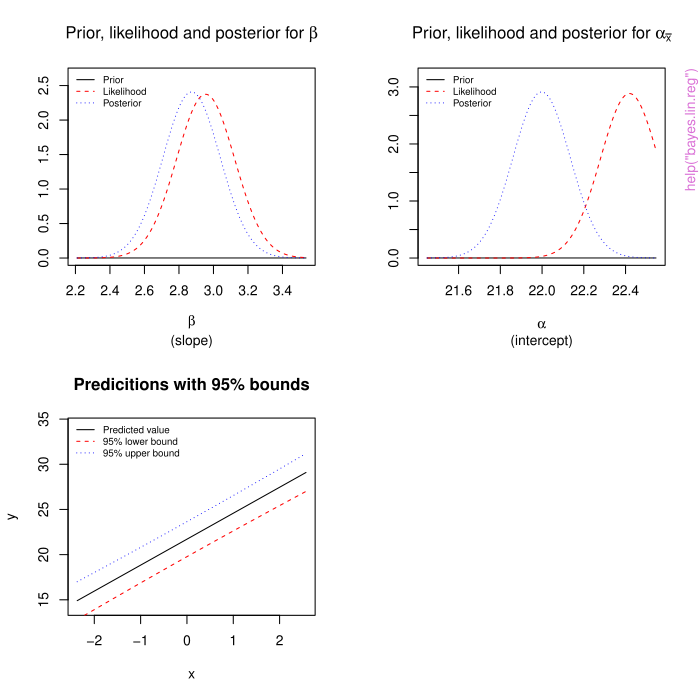

Write the R code that produced this figure.
pkgname <- "Bolstad"
source(file.path(R.home("share"), "R", "examples-header.R"))
options(warn = 1)
base::assign(".ExTimings", "Bolstad-Ex.timings", pos = 'CheckExEnv')
base::cat("name\tuser\tsystem\telapsed\n", file=base::get(".ExTimings", pos = 'CheckExEnv'))
base::assign(".format_ptime",
function(x) {
  if(!is.na(x[4L])) x[1L] <- x[1L] + x[4L]
  if(!is.na(x[5L])) x[2L] <- x[2L] + x[5L]
  options(OutDec = '.')
  format(x[1L:3L], digits = 7L)
},
pos = 'CheckExEnv')

### * </HEADER>
library('Bolstad')

base::assign(".oldSearch", base::search(), pos = 'CheckExEnv')
cleanEx()
nameEx("bayes.lin.reg")
### * bayes.lin.reg

flush(stderr()); flush(stdout())

base::assign(".ptime", proc.time(), pos = "CheckExEnv")
### Name: bayes.lin.reg
### Title: Bayesian inference for simple linear regression
### Aliases: bayes.lin.reg
### Keywords: misc

### ** Examples


## generate some data from a known model, where the true value of the
## intercept alpha is 2, the true value of the slope beta is 3, and the
## errors come from a normal(0,1) distribution
x = rnorm(50)
y = 22+3*x+rnorm(50)

## use the function with a flat prior for the slope beta and a
## flat prior for the intercept, alpha_xbar.

bayes.lin.reg(y,x)

## use the function with a normal(0,3) prior for the slope beta and a
## normal(30,10) prior for the intercept, alpha_xbar.

bayes.lin.reg(y,x,"n","n",0,3,30,10)

## use the same data but plot it and the credible interval

bayes.lin.reg(y,x,"n","n",0,3,30,10, plot.data = TRUE)

## The heart rate vs. O2 uptake example 14.1
O2 = c(0.47,0.75,0.83,0.98,1.18,1.29,1.40,1.60,1.75,1.90,2.23)
HR = c(94,96,94,95,104,106,108,113,115,121,131)
plot(HR,O2,xlab="Heart Rate",ylab="Oxygen uptake (Percent)")

bayes.lin.reg(O2,HR,"n","f",0,1,sigma=0.13)

## Repeat the example but obtain predictions for HR = 100 and 110

bayes.lin.reg(O2,HR,"n","f",0,1,sigma=0.13,pred.x=c(100,110))




base::assign(".dptime", (proc.time() - get(".ptime", pos = "CheckExEnv")), pos = "CheckExEnv")
base::cat("bayes.lin.reg", base::get(".format_ptime", pos = 'CheckExEnv')(get(".dptime", pos = "CheckExEnv")), "\n", file=base::get(".ExTimings", pos = 'CheckExEnv'), append=TRUE, sep="\t")
cleanEx()
nameEx("bayes.lm")
### * bayes.lm

flush(stderr()); flush(stdout())

base::assign(".ptime", proc.time(), pos = "CheckExEnv")
### Name: bayes.lm
### Title: Bayesian inference for multiple linear regression
### Aliases: bayes.lm
### Keywords: misc

### ** Examples

data(bears)
bears = subset(bears, Obs.No==1)
bears = bears[,-c(1,2,3,11,12)]
bears = bears[ ,c(7, 1:6)]
bears$Sex = bears$Sex - 1
log.bears = data.frame(log.Weight = log(bears$Weight), bears[,2:7])

b0 = rep(0, 7)
V0 = diag(rep(1e6,7))

fit = bayes.lm(log(Weight)~Sex+Head.L+Head.W+Neck.G+Length+Chest.G, data = bears,
               prior = list(b0 = b0, V0 = V0))
summary(fit)
print(fit)


## Dobson (1990) Page 9: Plant Weight Data:
ctl <- c(4.17,5.58,5.18,6.11,4.50,4.61,5.17,4.53,5.33,5.14)
trt <- c(4.81,4.17,4.41,3.59,5.87,3.83,6.03,4.89,4.32,4.69)
group <- gl(2, 10, 20, labels = c("Ctl","Trt"))
weight <- c(ctl, trt)

lm.D9 <- lm(weight ~ group)
bayes.D9 <- bayes.lm(weight ~ group)

summary(lm.D9)
summary(bayes.D9)




base::assign(".dptime", (proc.time() - get(".ptime", pos = "CheckExEnv")), pos = "CheckExEnv")
base::cat("bayes.lm", base::get(".format_ptime", pos = 'CheckExEnv')(get(".dptime", pos = "CheckExEnv")), "\n", file=base::get(".ExTimings", pos = 'CheckExEnv'), append=TRUE, sep="\t")
cleanEx()
nameEx("bayes.t.test")
### * bayes.t.test

flush(stderr()); flush(stdout())

base::assign(".ptime", proc.time(), pos = "CheckExEnv")
### Name: bayes.t.test
### Title: Bayesian t-test
### Aliases: bayes.t.test bayes.t.test.default bayes.t.test.formula

### ** Examples

bayes.t.test(1:10, y = c(7:20))      # P = .3.691e-01

## Same example but with using the joint conjugate prior
## We set the prior means equal (and it doesn't matter what the value is)
## the prior precision is 0.01, which is a prior standard deviation of 10
## we're saying the true difference of the means is between [-25.7, 25.7]
## with probability equal to 0.99. The median value for the prior on sigma is 2
## and we're using a scaled inverse chi-squared prior with 1 degree of freedom
bayes.t.test(1:10, y = c(7:20), var.equal = TRUE, prior = "joint.conj", 
             m = c(0,0), n0 =  rep(0.01, 2), sig.med = 2)

##' Same example but with a large outlier. Note the assumption of equal variances isn't sensible
bayes.t.test(1:10, y = c(7:20, 200)) # P = .1979    -- NOT significant anymore

## Classical example: Student's sleep data
plot(extra ~ group, data = sleep)

## Traditional interface
with(sleep, bayes.t.test(extra[group == 1], extra[group == 2]))

## Formula interface
bayes.t.test(extra ~ group, data = sleep)



base::assign(".dptime", (proc.time() - get(".ptime", pos = "CheckExEnv")), pos = "CheckExEnv")
base::cat("bayes.t.test", base::get(".format_ptime", pos = 'CheckExEnv')(get(".dptime", pos = "CheckExEnv")), "\n", file=base::get(".ExTimings", pos = 'CheckExEnv'), append=TRUE, sep="\t")
cleanEx()
nameEx("bears")
### * bears

flush(stderr()); flush(stdout())

base::assign(".ptime", proc.time(), pos = "CheckExEnv")
### Name: bears
### Title: bears
### Aliases: bears
### Keywords: datasets

### ** Examples


data(bears)
boxplot(Weight~Sex, data = bears)




base::assign(".dptime", (proc.time() - get(".ptime", pos = "CheckExEnv")), pos = "CheckExEnv")
base::cat("bears", base::get(".format_ptime", pos = 'CheckExEnv')(get(".dptime", pos = "CheckExEnv")), "\n", file=base::get(".ExTimings", pos = 'CheckExEnv'), append=TRUE, sep="\t")
cleanEx()
nameEx("binobp")
### * binobp

flush(stderr()); flush(stdout())

base::assign(".ptime", proc.time(), pos = "CheckExEnv")
### Name: binobp
### Title: Binomial sampling with a beta prior
### Aliases: binobp
### Keywords: misc

### ** Examples


## simplest call with 6 successes observed in 8 trials and a beta(1,1) uniform
## prior
binobp(6,8)

## 6 successes observed in 8 trials and a non-uniform beta(0.5,6) prior
binobp(6,8,0.5,6)

## 4 successes observed in 12 trials with a non uniform beta(3,3) prior
## plot the stored prior, likelihood and posterior
results = binobp(4, 12, 3, 3)
decomp(results)





base::assign(".dptime", (proc.time() - get(".ptime", pos = "CheckExEnv")), pos = "CheckExEnv")
base::cat("binobp", base::get(".format_ptime", pos = 'CheckExEnv')(get(".dptime", pos = "CheckExEnv")), "\n", file=base::get(".ExTimings", pos = 'CheckExEnv'), append=TRUE, sep="\t")
cleanEx()
nameEx("binodp")
### * binodp

flush(stderr()); flush(stdout())

base::assign(".ptime", proc.time(), pos = "CheckExEnv")
### Name: binodp
### Title: Binomial sampling with a discrete prior
### Aliases: binodp
### Keywords: misc

### ** Examples


## simplest call with 6 successes observed in 8 trials and a uniform prior
binodp(6,8)

## same as previous example but with more possibilities for pi
binodp(6, 8, n.pi = 100)

## 6 successes, 8 trials and a non-uniform discrete prior
pi = seq(0, 1, by = 0.01)
pi.prior = runif(101)
pi.prior = sort(pi.prior / sum(pi.prior))
binodp(6, 8, pi, pi.prior)

## 5 successes, 6 trials, non-uniform prior
pi = c(0.3, 0.4, 0.5)
pi.prior = c(0.2, 0.3, 0.5)
results = binodp(5, 6, pi, pi.prior)

## plot the results from the previous example using a side-by-side barplot
results.matrix = rbind(results$pi.prior,results$posterior)
colnames(results.matrix) = pi
barplot(results.matrix, col = c("red", "blue"), beside = TRUE,
	      xlab = expression(pi), ylab=expression(Probability(pi)))
box()
legend("topleft", bty = "n", cex = 0.7, 
       legend = c("Prior", "Posterior"), fill = c("red", "blue"))




base::assign(".dptime", (proc.time() - get(".ptime", pos = "CheckExEnv")), pos = "CheckExEnv")
base::cat("binodp", base::get(".format_ptime", pos = 'CheckExEnv')(get(".dptime", pos = "CheckExEnv")), "\n", file=base::get(".ExTimings", pos = 'CheckExEnv'), append=TRUE, sep="\t")
cleanEx()
nameEx("binogcp")
### * binogcp

flush(stderr()); flush(stdout())

base::assign(".ptime", proc.time(), pos = "CheckExEnv")
### Name: binogcp
### Title: Binomial sampling with a general continuous prior
### Aliases: binogcp
### Keywords: misc

### ** Examples


## simplest call with 6 successes observed in 8 trials and a continuous
## uniform prior
binogcp(6, 8)

## 6 successes, 8 trials and a Beta(2, 2) prior
binogcp(6, 8,density = "beta", params = c(2, 2))

## 5 successes, 10 trials and a N(0.5, 0.25) prior
binogcp(5, 10, density = "normal", params = c(0.5, 0.25))

## 4 successes, 12 trials with a user specified triangular continuous prior
pi = seq(0, 1,by = 0.001)
pi.prior = rep(0, length(pi))
priorFun = createPrior(x = c(0, 0.5, 1), wt = c(0, 2, 0))
pi.prior = priorFun(pi)
results = binogcp(4, 12, "user", pi = pi, pi.prior = pi.prior)

## find the posterior CDF using the previous example and Simpson's rule
myCdf = cdf(results)
plot(myCdf, type = "l", xlab = expression(pi[0]),
	   ylab = expression(Pr(pi <= pi[0])))

## use the quantile function to find the 95% credible region.
qtls = quantile(results, probs = c(0.025, 0.975))
cat(paste("Approximate 95% credible interval : ["
	, round(qtls[1], 4), " ", round(qtls, 4), "]\n", sep = ""))

## find the posterior mean, variance and std. deviation
## using the output from the previous example
post.mean = mean(results)
post.var = var(results)
post.sd = sd(results)

# calculate an approximate 95% credible region using the posterior mean and
# std. deviation
lb = post.mean - qnorm(0.975) * post.sd
ub = post.mean + qnorm(0.975) * post.sd

cat(paste("Approximate 95% credible interval : ["
	, round(lb, 4), " ", round(ub, 4), "]\n", sep = ""))




base::assign(".dptime", (proc.time() - get(".ptime", pos = "CheckExEnv")), pos = "CheckExEnv")
base::cat("binogcp", base::get(".format_ptime", pos = 'CheckExEnv')(get(".dptime", pos = "CheckExEnv")), "\n", file=base::get(".ExTimings", pos = 'CheckExEnv'), append=TRUE, sep="\t")
cleanEx()
nameEx("binomixp")
### * binomixp

flush(stderr()); flush(stdout())

base::assign(".ptime", proc.time(), pos = "CheckExEnv")
### Name: binomixp
### Title: Binomial sampling with a beta mixture prior
### Aliases: binomixp
### Keywords: misc

### ** Examples


## simplest call with 6 successes observed in 8 trials and a 50:50 mix
## of two beta(1,1) uniform priors
binomixp(6,8)

## 6 successes observed in 8 trials and a 20:80 mix of a non-uniform
## beta(0.5,6) prior and a uniform beta(1,1) prior
binomixp(6,8,alpha0=c(0.5,6),alpha1=c(1,1),p=0.2)

## 4 successes observed in 12 trials with a 90:10 non uniform beta(3,3) prior
## and a non uniform beta(4,12).
## Plot the stored prior, likelihood and posterior
results = binomixp(4,12,c(3,3),c(4,12),0.9)$mix

par(mfrow=c(3,1))
y.lims = c(0,1.1*max(results$posterior,results$prior))

plot(results$pi,results$prior,ylim=y.lims,type="l"
	,xlab=expression(pi),ylab="Density",main="Prior")
polygon(results$pi,results$prior,col="red")

plot(results$pi,results$likelihood,type="l"
	,xlab=expression(pi),ylab="Density",main="Likelihood")
polygon(results$pi,results$likelihood,col="green")

plot(results$pi,results$posterior,ylim=y.lims,type="l"
	,xlab=expression(pi),ylab="Density",main="Posterior")
polygon(results$pi,results$posterior,col="blue")







base::assign(".dptime", (proc.time() - get(".ptime", pos = "CheckExEnv")), pos = "CheckExEnv")
base::cat("binomixp", base::get(".format_ptime", pos = 'CheckExEnv')(get(".dptime", pos = "CheckExEnv")), "\n", file=base::get(".ExTimings", pos = 'CheckExEnv'), append=TRUE, sep="\t")
graphics::par(get("par.postscript", pos = 'CheckExEnv'))
cleanEx()
nameEx("decomp")
### * decomp

flush(stderr()); flush(stdout())

base::assign(".ptime", proc.time(), pos = "CheckExEnv")
### Name: decomp
### Title: Plot the prior, likelihood, and posterior on the same plot.
### Aliases: decomp
### Keywords: plots

### ** Examples


# an example with a binomial sampling situation
results = binobp(4, 12, 3, 3, plot = FALSE)
decomp(results)

# an example with normal data
y = c(2.99,5.56,2.83,3.47)
results = normnp(y, 3, 2, 1, plot = FALSE)
decomp(results)




base::assign(".dptime", (proc.time() - get(".ptime", pos = "CheckExEnv")), pos = "CheckExEnv")
base::cat("decomp", base::get(".format_ptime", pos = 'CheckExEnv')(get(".dptime", pos = "CheckExEnv")), "\n", file=base::get(".ExTimings", pos = 'CheckExEnv'), append=TRUE, sep="\t")
cleanEx()
nameEx("mean.Bolstad")
### * mean.Bolstad

flush(stderr()); flush(stdout())

base::assign(".ptime", proc.time(), pos = "CheckExEnv")
### Name: mean.Bolstad
### Title: Calculate the posterior mean
### Aliases: mean.Bolstad

### ** Examples

# The useful of this method is really highlighted when we have a general 
# continuous prior. In this example we are interested in the posterior mean of 
# an normal mean. Our prior is triangular over [-3, 3]
set.seed(123)
x = rnorm(20, -0.5, 1)
mu = seq(-3, 3, by = 0.001)
mu.prior = rep(0, length(mu))
mu.prior[mu <= 0] = 1 / 3 + mu[mu <= 0] / 9
mu.prior[mu > 0] = 1 / 3 - mu[mu > 0] / 9
results = normgcp(x, 1, density = "user", mu = mu, mu.prior = mu.prior)
mean(results)



base::assign(".dptime", (proc.time() - get(".ptime", pos = "CheckExEnv")), pos = "CheckExEnv")
base::cat("mean.Bolstad", base::get(".format_ptime", pos = 'CheckExEnv')(get(".dptime", pos = "CheckExEnv")), "\n", file=base::get(".ExTimings", pos = 'CheckExEnv'), append=TRUE, sep="\t")
cleanEx()
nameEx("normdp")
### * normdp

flush(stderr()); flush(stdout())

base::assign(".ptime", proc.time(), pos = "CheckExEnv")
### Name: normdp
### Title: Bayesian inference on a normal mean with a discrete prior
### Aliases: normdp
### Keywords: misc

### ** Examples


## generate a sample of 20 observations from a N(-0.5,1) population
x = rnorm(20,-0.5,1)

## find the posterior density with a uniform prior on mu
normdp(x,1)

## find the posterior density with a non-uniform prior on mu
mu = seq(-3,3,by=0.1)
mu.prior = runif(length(mu))
mu.prior = sort(mu.prior/sum(mu.prior))
normdp(x,1,mu,mu.prior)

## Let mu have the discrete distribution with 5 possible
## values, 2, 2.5, 3, 3.5 and 4, and associated prior probability of
## 0.1, 0.2, 0.4, 0.2, 0.1 respectively. Find the posterior
## distribution after a drawing random sample of n = 5 observations
## from a N(mu,1) distribution y = [1.52, 0.02, 3.35, 3.49, 1.82]
mu = seq(2,4,by=0.5)
mu.prior = c(0.1,0.2,0.4,0.2,0.1)
y = c(1.52,0.02,3.35,3.49,1.82)
normdp(y,1,mu,mu.prior)




base::assign(".dptime", (proc.time() - get(".ptime", pos = "CheckExEnv")), pos = "CheckExEnv")
base::cat("normdp", base::get(".format_ptime", pos = 'CheckExEnv')(get(".dptime", pos = "CheckExEnv")), "\n", file=base::get(".ExTimings", pos = 'CheckExEnv'), append=TRUE, sep="\t")
cleanEx()
nameEx("normgcp")
### * normgcp

flush(stderr()); flush(stdout())

base::assign(".ptime", proc.time(), pos = "CheckExEnv")
### Name: normgcp
### Title: Bayesian inference on a normal mean with a general continuous
###   prior
### Aliases: normgcp
### Keywords: misc

### ** Examples


## generate a sample of 20 observations from a N(-0.5,1) population
x = rnorm(20,-0.5,1)

## find the posterior density with a uniform U[-3,3] prior on mu
normgcp(x, 1, params = c(-3, 3))

## find the posterior density with a non-uniform prior on mu
mu = seq(-3, 3, by = 0.1)
mu.prior = rep(0, length(mu))
mu.prior[mu <= 0] = 1 / 3 + mu[mu <= 0] /9
mu.prior[mu > 0] = 1 / 3 - mu[mu > 0] / 9
normgcp(x, 1, density = "user", mu = mu, mu.prior = mu.prior)

## find the CDF for the previous example and plot it
## Note the syntax for sintegral has changed
results = normgcp(x,1,density="user",mu=mu,mu.prior=mu.prior)
cdf = sintegral(mu,results$posterior,n.pts=length(mu))$cdf
plot(cdf,type="l",xlab=expression(mu[0])
             ,ylab=expression(Pr(mu<=mu[0])))

## use the CDF for the previous example to find a 95%
## credible interval for mu. Thanks to John Wilkinson for this simplified code

lcb = cdf$x[with(cdf,which.max(x[y<=0.025]))]
ucb = cdf$x[with(cdf,which.max(x[y<=0.975]))]
cat(paste("Approximate 95% credible interval : ["
           ,round(lcb,4)," ",round(ucb,4),"]\n",sep=""))

## use the CDF from the previous example to find the posterior mean
## and std. deviation
dens = mu*results$posterior
post.mean = sintegral(mu,dens)$value

dens = (mu-post.mean)^2*results$posterior
post.var = sintegral(mu,dens)$value
post.sd = sqrt(post.var)

## use the mean and std. deviation from the previous example to find
## an approximate 95% credible interval
lb = post.mean-qnorm(0.975)*post.sd
ub = post.mean+qnorm(0.975)*post.sd


cat(paste("Approximate 95% credible interval : ["
   ,round(lb,4)," ",round(ub,4),"]\n",sep=""))

## repeat the last example but use the new summary functions for the posterior
results = normgcp(x, 1, density = "user", mu = mu, mu.prior = mu.prior)

## use the cdf function to get the cdf and plot it
postCDF = cdf(results) ## note this is a function
plot(results$mu, postCDF(results$mu), type="l", xlab = expression(mu[0]),
     ylab = expression(Pr(mu <= mu[0])))

## use the quantile function to get a 95% credible interval
ci = quantile(results, c(0.025, 0.975))
ci

## use the mean and sd functions to get the posterior mean and standard deviation
postMean = mean(results)
postSD = sd(results)
postMean
postSD

## use the mean and std. deviation from the previous example to find
## an approximate 95% credible interval
ciApprox = postMean + c(-1,1) * qnorm(0.975) * postSD
ciApprox




base::assign(".dptime", (proc.time() - get(".ptime", pos = "CheckExEnv")), pos = "CheckExEnv")
base::cat("normgcp", base::get(".format_ptime", pos = 'CheckExEnv')(get(".dptime", pos = "CheckExEnv")), "\n", file=base::get(".ExTimings", pos = 'CheckExEnv'), append=TRUE, sep="\t")
cleanEx()
nameEx("normmixp")
### * normmixp

flush(stderr()); flush(stdout())

base::assign(".ptime", proc.time(), pos = "CheckExEnv")
### Name: normmixp
### Title: Bayesian inference on a normal mean with a mixture of normal
###   priors
### Aliases: normmixp
### Keywords: misc

### ** Examples


## generate a sample of 20 observations from a N(-0.5, 1) population
x = rnorm(20, -0.5, 1)

## find the posterior density with a N(0, 1) prior on mu - a 50:50 mix of
## two N(0, 1) densities
normmixp(x, 1, c(0, 1), c(0, 1))

## find the posterior density with 50:50 mix of a N(0.5, 3) prior and a
## N(0, 1) prior on mu
normmixp(x, 1, c(0.5, 3), c(0, 1))

## Find the posterior density for mu, given a random sample of 4
## observations from N(mu, 1), y = [2.99, 5.56, 2.83, 3.47],
## and a 80:20 mix of a N(3, 2) prior and a N(0, 100) prior for mu
x = c(2.99, 5.56, 2.83, 3.47)
normmixp(x, 1, c(3, 2), c(0, 100), 0.8)




base::assign(".dptime", (proc.time() - get(".ptime", pos = "CheckExEnv")), pos = "CheckExEnv")
base::cat("normmixp", base::get(".format_ptime", pos = 'CheckExEnv')(get(".dptime", pos = "CheckExEnv")), "\n", file=base::get(".ExTimings", pos = 'CheckExEnv'), append=TRUE, sep="\t")
cleanEx()
nameEx("normnp")
### * normnp

flush(stderr()); flush(stdout())

base::assign(".ptime", proc.time(), pos = "CheckExEnv")
### Name: normnp
### Title: Bayesian inference on a normal mean with a normal prior
### Aliases: normnp
### Keywords: misc

### ** Examples


## generate a sample of 20 observations from a N(-0.5,1) population
x = rnorm(20,-0.5,1)

## find the posterior density with a N(0,1) prior on mu
normnp(x,sigma=1)

## find the posterior density with N(0.5,3) prior on mu
normnp(x,0.5,3,1)

## Find the posterior density for mu, given a random sample of 4
## observations from N(mu,sigma^2=1), y = [2.99, 5.56, 2.83, 3.47],
## and a N(3,sd=2)$ prior for mu
y = c(2.99,5.56,2.83,3.47)
normnp(y,3,2,1)




base::assign(".dptime", (proc.time() - get(".ptime", pos = "CheckExEnv")), pos = "CheckExEnv")
base::cat("normnp", base::get(".format_ptime", pos = 'CheckExEnv')(get(".dptime", pos = "CheckExEnv")), "\n", file=base::get(".ExTimings", pos = 'CheckExEnv'), append=TRUE, sep="\t")
cleanEx()
nameEx("nvaricp")
### * nvaricp

flush(stderr()); flush(stdout())

base::assign(".ptime", proc.time(), pos = "CheckExEnv")
### Name: nvaricp
### Title: Bayesian inference for a normal standard deviation with a scaled
###   inverse chi-squared distribution
### Aliases: nvaricp
### Keywords: misc

### ** Examples


## Suppose we have five observations from a normal(mu, sigma^2)
## distribution mu = 200 which are 206.4, 197.4, 212.7, 208.5.
y = c(206.4, 197.4, 212.7, 208.5, 203.4)

## We wish to choose a prior that has a median of 8. This happens when
## S0 = 29.11 and kappa = 1
nvaricp(y,200,29.11,1)

##  Same as the previous example but a calculate a 95% credible
## interval for sigma. NOTE this method has changed
results = nvaricp(y,200,29.11,1)
quantile(results, probs = c(0.025, 0.975))



base::assign(".dptime", (proc.time() - get(".ptime", pos = "CheckExEnv")), pos = "CheckExEnv")
base::cat("nvaricp", base::get(".format_ptime", pos = 'CheckExEnv')(get(".dptime", pos = "CheckExEnv")), "\n", file=base::get(".ExTimings", pos = 'CheckExEnv'), append=TRUE, sep="\t")
cleanEx()
nameEx("plot.Bolstad")
### * plot.Bolstad

flush(stderr()); flush(stdout())

base::assign(".ptime", proc.time(), pos = "CheckExEnv")
### Name: plot.Bolstad
### Title: Plot method for objects of type Bolstad
### Aliases: plot.Bolstad
### Keywords: plot

### ** Examples


x = rnorm(20,-0.5,1)
## find the posterior density with a N(0,1) prior on mu
b = normnp(x,sigma=1)
plot(b)
plot(b, which = 1:3)
plot(b, overlay = FALSE, which = 1:3)



base::assign(".dptime", (proc.time() - get(".ptime", pos = "CheckExEnv")), pos = "CheckExEnv")
base::cat("plot.Bolstad", base::get(".format_ptime", pos = 'CheckExEnv')(get(".dptime", pos = "CheckExEnv")), "\n", file=base::get(".ExTimings", pos = 'CheckExEnv'), append=TRUE, sep="\t")
cleanEx()
nameEx("poisdp")
### * poisdp

flush(stderr()); flush(stdout())

base::assign(".ptime", proc.time(), pos = "CheckExEnv")
### Name: poisdp
### Title: Poisson sampling with a discrete prior
### Aliases: poisdp
### Keywords: misc

### ** Examples


## simplest call with an observation of 4 and a uniform prior on the
## values mu = 1,2,3
poisdp(4,1:3,c(1,1,1)/3)

##  Same as the previous example but a non-uniform discrete prior
mu = 1:3
mu.prior = c(0.3,0.4,0.3)
poisdp(4,mu=mu,mu.prior=mu.prior)

##  Same as the previous example but a non-uniform discrete prior
mu = seq(0.5,9.5,by=0.05)
mu.prior = runif(length(mu))
mu.prior = sort(mu.prior/sum(mu.prior))
poisdp(4,mu=mu,mu.prior=mu.prior)

## A random sample of 50 observations from a Poisson distribution with
## parameter mu = 3 and  non-uniform prior
y.obs = rpois(50,3)
mu = c(1:5)
mu.prior = c(0.1,0.1,0.05,0.25,0.5)
results = poisdp(y.obs, mu, mu.prior)

##  Same as the previous example but a non-uniform discrete prior
mu = seq(0.5,5.5,by=0.05)
mu.prior = runif(length(mu))
mu.prior = sort(mu.prior/sum(mu.prior))
y.obs = rpois(50,3)
poisdp(y.obs,mu=mu,mu.prior=mu.prior)





base::assign(".dptime", (proc.time() - get(".ptime", pos = "CheckExEnv")), pos = "CheckExEnv")
base::cat("poisdp", base::get(".format_ptime", pos = 'CheckExEnv')(get(".dptime", pos = "CheckExEnv")), "\n", file=base::get(".ExTimings", pos = 'CheckExEnv'), append=TRUE, sep="\t")
cleanEx()
nameEx("poisgamp")
### * poisgamp

flush(stderr()); flush(stdout())

base::assign(".ptime", proc.time(), pos = "CheckExEnv")
### Name: poisgamp
### Title: Poisson sampling with a gamma prior
### Aliases: poisgamp
### Keywords: misc

### ** Examples


## simplest call with an observation of 4 and a gamma(1,1), i.e. an exponential prior on the
## mu
poisgamp(4,1,1)

##  Same as the previous example but a gamma(10,1) prior
poisgamp(4,10,1)

##  Same as the previous example but an improper gamma(1,0) prior
poisgamp(4,1,0)

## A random sample of 50 observations from a Poisson distribution with
## parameter mu = 3 and  gamma(6,3) prior
y = rpois(50,3)
poisgamp(y,6,3)

## In this example we have a random sample from a Poisson distribution
## with an unknown mean. We will use a gamma(6,3) prior to obtain the
## posterior gamma distribution, and use the R function qgamma to get a
## 95% credible interval for mu
y = c(3,4,4,3,3,4,2,3,1,7)
results = poisgamp(y,6,3)
ci = qgamma(c(0.025,0.975),results$shape, results$rate)
cat(paste("95% credible interval for mu: [",round(ci[1],3), ",", round(ci[2],3)),"]\n")

## In this example we have a random sample from a Poisson distribution
## with an unknown mean. We will use a gamma(6,3) prior to obtain the
## posterior gamma distribution, and use the R function qgamma to get a
## 95% credible interval for mu
y = c(3,4,4,3,3,4,2,3,1,7)
results = poisgamp(y, 6, 3)
ci = quantile(results, c(0.025, 0.975))
cat(paste("95% credible interval for mu: [",round(ci[1],3), ",", round(ci[2],3)),"]\n")





base::assign(".dptime", (proc.time() - get(".ptime", pos = "CheckExEnv")), pos = "CheckExEnv")
base::cat("poisgamp", base::get(".format_ptime", pos = 'CheckExEnv')(get(".dptime", pos = "CheckExEnv")), "\n", file=base::get(".ExTimings", pos = 'CheckExEnv'), append=TRUE, sep="\t")
cleanEx()
nameEx("poisgcp")
### * poisgcp

flush(stderr()); flush(stdout())

base::assign(".ptime", proc.time(), pos = "CheckExEnv")
### Name: poisgcp
### Title: Poisson sampling with a general continuous prior
### Aliases: poisgcp
### Keywords: misc

### ** Examples


## Our data is random sample is 3, 4, 3, 0, 1. We will try a normal
## prior with a mean of 2 and a standard deviation of 0.5.
y = c(3,4,3,0,1)
poisgcp(y,density="normal",params=c(2,0.5))

## The same data as above, but with a gamma(6,8) prior
y = c(3,4,3,0,1)
poisgcp(y,density="gamma",params=c(6,8))

## The same data as above, but a user specified continuous prior.
## We will use print.sum.stat to get a 99% credible interval for mu.
y = c(3,4,3,0,1)
mu = seq(0,8,by=0.001)
mu.prior = c(seq(0,2,by=0.001),rep(2,1999),seq(2,0,by=-0.0005))/10
poisgcp(y,"user",mu=mu,mu.prior=mu.prior,print.sum.stat=TRUE,alpha=0.01)

## find the posterior CDF using the results from the previous example
## and Simpson's rule. Note that the syntax of sintegral has changed.
results = poisgcp(y,"user",mu=mu,mu.prior=mu.prior)
cdf = sintegral(mu,results$posterior,n.pts=length(mu))$cdf
plot(cdf,type="l",xlab=expression(mu[0])
	,ylab=expression(Pr(mu<=mu[0])))

## use the cdf to find the 95% credible region.
lcb = cdf$x[with(cdf,which.max(x[y<=0.025]))]
ucb = cdf$x[with(cdf,which.max(x[y<=0.975]))]
cat(paste("Approximate 95% credible interval : ["
	,round(lcb,4)," ",round(ucb,4),"]\n",sep=""))

## find the posterior mean, variance and std. deviation
## using Simpson's rule and the output from the previous example
dens = mu*results$posterior # calculate mu*f(mu | x, n)
post.mean = sintegral(mu,dens)$value

dens = (mu-post.mean)^2*results$posterior
post.var = sintegral(mu,dens)$value
post.sd = sqrt(post.var)

# calculate an approximate 95% credible region using the posterior mean and
# std. deviation
lb = post.mean-qnorm(0.975)*post.sd
ub = post.mean+qnorm(0.975)*post.sd

cat(paste("Approximate 95% credible interval : ["
	,round(lb,4)," ",round(ub,4),"]\n",sep=""))




base::assign(".dptime", (proc.time() - get(".ptime", pos = "CheckExEnv")), pos = "CheckExEnv")
base::cat("poisgcp", base::get(".format_ptime", pos = 'CheckExEnv')(get(".dptime", pos = "CheckExEnv")), "\n", file=base::get(".ExTimings", pos = 'CheckExEnv'), append=TRUE, sep="\t")
cleanEx()
nameEx("sd.Bolstad")
### * sd.Bolstad

flush(stderr()); flush(stdout())

base::assign(".ptime", proc.time(), pos = "CheckExEnv")
### Name: sd.Bolstad
### Title: Posterior standard deviation
### Aliases: sd.Bolstad

### ** Examples

## The usefulness of this method is really highlighted when we have a general 
## continuous prior. In this example we are interested in the posterior
## standard deviation of an normal mean. Our prior is triangular over [-3, 3]
set.seed(123)
x = rnorm(20, -0.5, 1)

mu = seq(-3, 3, by = 0.001)

mu.prior = rep(0, length(mu))
mu.prior[mu <= 0] = 1 / 3 + mu[mu <= 0] / 9
mu.prior[mu > 0] = 1 / 3 - mu[mu > 0] / 9

results = normgcp(x, 1, density = "user", mu = mu, mu.prior = mu.prior, plot = FALSE)
sd(results)



base::assign(".dptime", (proc.time() - get(".ptime", pos = "CheckExEnv")), pos = "CheckExEnv")
base::cat("sd.Bolstad", base::get(".format_ptime", pos = 'CheckExEnv')(get(".dptime", pos = "CheckExEnv")), "\n", file=base::get(".ExTimings", pos = 'CheckExEnv'), append=TRUE, sep="\t")
cleanEx()
nameEx("sintegral")
### * sintegral

flush(stderr()); flush(stdout())

base::assign(".ptime", proc.time(), pos = "CheckExEnv")
### Name: sintegral
### Title: Numerical integration using Simpson's Rule
### Aliases: sintegral
### Keywords: misc

### ** Examples


## integrate the normal density from -3 to 3
x = seq(-3, 3, length = 100)
fx = dnorm(x)
estimate = sintegral(x,fx)$value
true.val = diff(pnorm(c(-3,3)))
abs.error = abs(estimate-true.val)
rel.pct.error =  100*abs(estimate-true.val)/true.val
cat(paste("Absolute error :",round(abs.error,7),"\n"))
cat(paste("Relative percentage error :",round(rel.pct.error,6),"percent\n"))

## repeat the example above using dnorm as function
x = seq(-3, 3, length = 100)
estimate = sintegral(x,dnorm)$value
true.val = diff(pnorm(c(-3,3)))
abs.error = abs(estimate-true.val)
rel.pct.error =  100*abs(estimate-true.val)/true.val
cat(paste("Absolute error :",round(abs.error,7),"\n"))
cat(paste("Relative percentage error :",round(rel.pct.error,6)," percent\n"))

## use the cdf

cdf = sintegral(x,dnorm)$cdf
plot(cdf, type = 'l', col = "black")
lines(x, pnorm(x), col = "red", lty = 2)

## integrate the function x^2-1 over the range 1-2
x = seq(1,2,length = 100)
sintegral(x,function(x){x^2-1})$value

## compare to integrate
integrate(function(x){x^2-1},1,2)





base::assign(".dptime", (proc.time() - get(".ptime", pos = "CheckExEnv")), pos = "CheckExEnv")
base::cat("sintegral", base::get(".format_ptime", pos = 'CheckExEnv')(get(".dptime", pos = "CheckExEnv")), "\n", file=base::get(".ExTimings", pos = 'CheckExEnv'), append=TRUE, sep="\t")
cleanEx()
nameEx("slug")
### * slug

flush(stderr()); flush(stdout())

base::assign(".ptime", proc.time(), pos = "CheckExEnv")
### Name: slug
### Title: Slug data
### Aliases: slug
### Keywords: datasets

### ** Examples


data(slug)
plot(weight~length, data = slug)
plot(log.wt~log.len, data = slug)





base::assign(".dptime", (proc.time() - get(".ptime", pos = "CheckExEnv")), pos = "CheckExEnv")
base::cat("slug", base::get(".format_ptime", pos = 'CheckExEnv')(get(".dptime", pos = "CheckExEnv")), "\n", file=base::get(".ExTimings", pos = 'CheckExEnv'), append=TRUE, sep="\t")
cleanEx()
nameEx("sscsample")
### * sscsample

flush(stderr()); flush(stdout())

base::assign(".ptime", proc.time(), pos = "CheckExEnv")
### Name: sscsample
### Title: Simple, Stratified and Cluster Sampling
### Aliases: sscsample
### Keywords: misc

### ** Examples


## Draw 200 samples of size 20 using simple random sampling
sscsample(20,200)

## Draw 200 samples of size 20 using simple random sampling and store the
## results. Extract the means of all 200 samples, and the 50th sample
res = sscsample(20,200)
res$means
res$samples[,50]




base::assign(".dptime", (proc.time() - get(".ptime", pos = "CheckExEnv")), pos = "CheckExEnv")
base::cat("sscsample", base::get(".format_ptime", pos = 'CheckExEnv')(get(".dptime", pos = "CheckExEnv")), "\n", file=base::get(".ExTimings", pos = 'CheckExEnv'), append=TRUE, sep="\t")
cleanEx()
nameEx("sscsample.data")
### * sscsample.data

flush(stderr()); flush(stdout())

base::assign(".ptime", proc.time(), pos = "CheckExEnv")
### Name: sscsample.data
### Title: Data for simple random sampling, stratified sampling, and
###   clusting sampling experiments
### Aliases: sscsample.data
### Keywords: datasets

### ** Examples


data(sscsample.data)
plot(income~ethnicity, data = sscsample.data)




base::assign(".dptime", (proc.time() - get(".ptime", pos = "CheckExEnv")), pos = "CheckExEnv")
base::cat("sscsample.data", base::get(".format_ptime", pos = 'CheckExEnv')(get(".dptime", pos = "CheckExEnv")), "\n", file=base::get(".ExTimings", pos = 'CheckExEnv'), append=TRUE, sep="\t")
cleanEx()
nameEx("xdesign")
### * xdesign

flush(stderr()); flush(stdout())

base::assign(".ptime", proc.time(), pos = "CheckExEnv")
### Name: xdesign
### Title: Monte Carlo study of randomized and blocked designs
### Aliases: xdesign
### Keywords: misc

### ** Examples


# Carry out simulations using the default parameters 

xdesign()

# Carry out simulations using a simulated response with 5 treaments, 
# groups of size 25, and a correlation of -0.6 between the response 
# and lurking variable

xdesign(corr = -0.6, size = 25, n.treatments = 5)




base::assign(".dptime", (proc.time() - get(".ptime", pos = "CheckExEnv")), pos = "CheckExEnv")
base::cat("xdesign", base::get(".format_ptime", pos = 'CheckExEnv')(get(".dptime", pos = "CheckExEnv")), "\n", file=base::get(".ExTimings", pos = 'CheckExEnv'), append=TRUE, sep="\t")
### * <FOOTER>
###
options(digits = 7L)
base::cat("Time elapsed: ", proc.time() - base::get("ptime", pos = 'CheckExEnv'),"\n")
grDevices::dev.off()
###
### Local variables: ***
### mode: outline-minor ***
### outline-regexp: "\\(> \\)?### [*]+" ***
### End: ***
quit('no')
